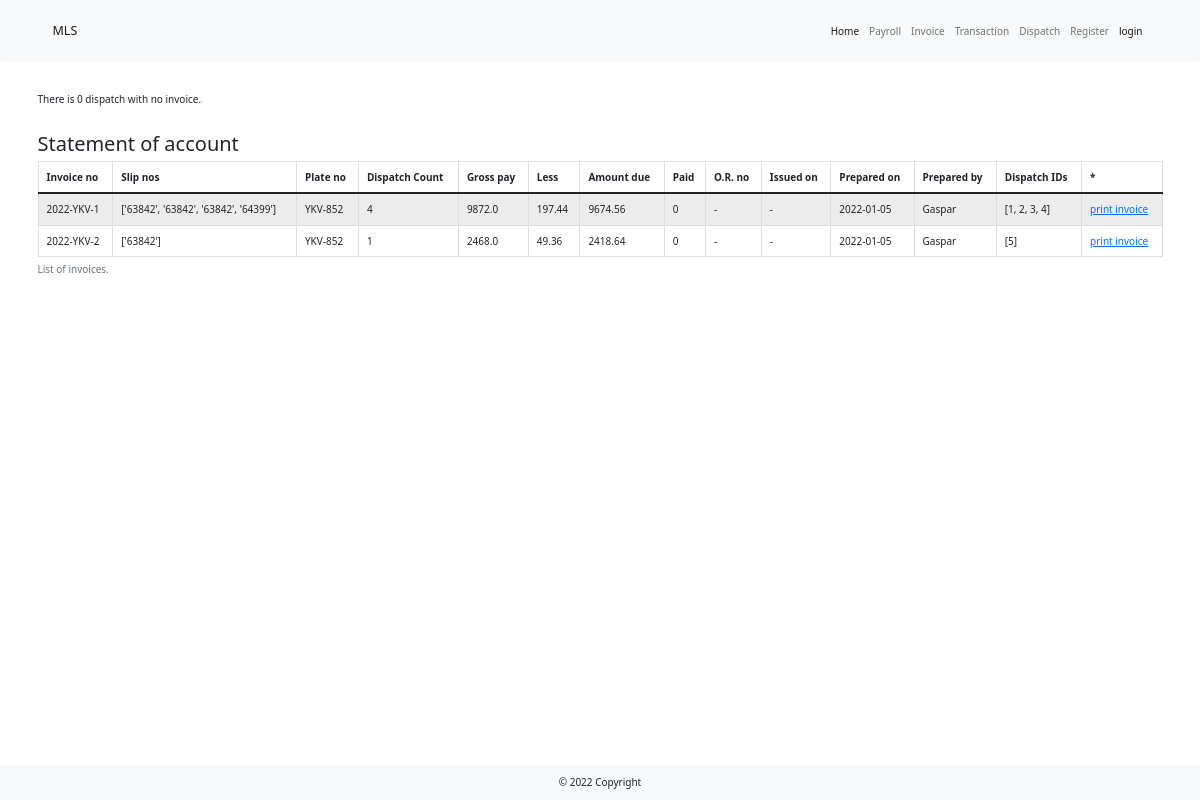
The page /invoice on the database as committed earlier.
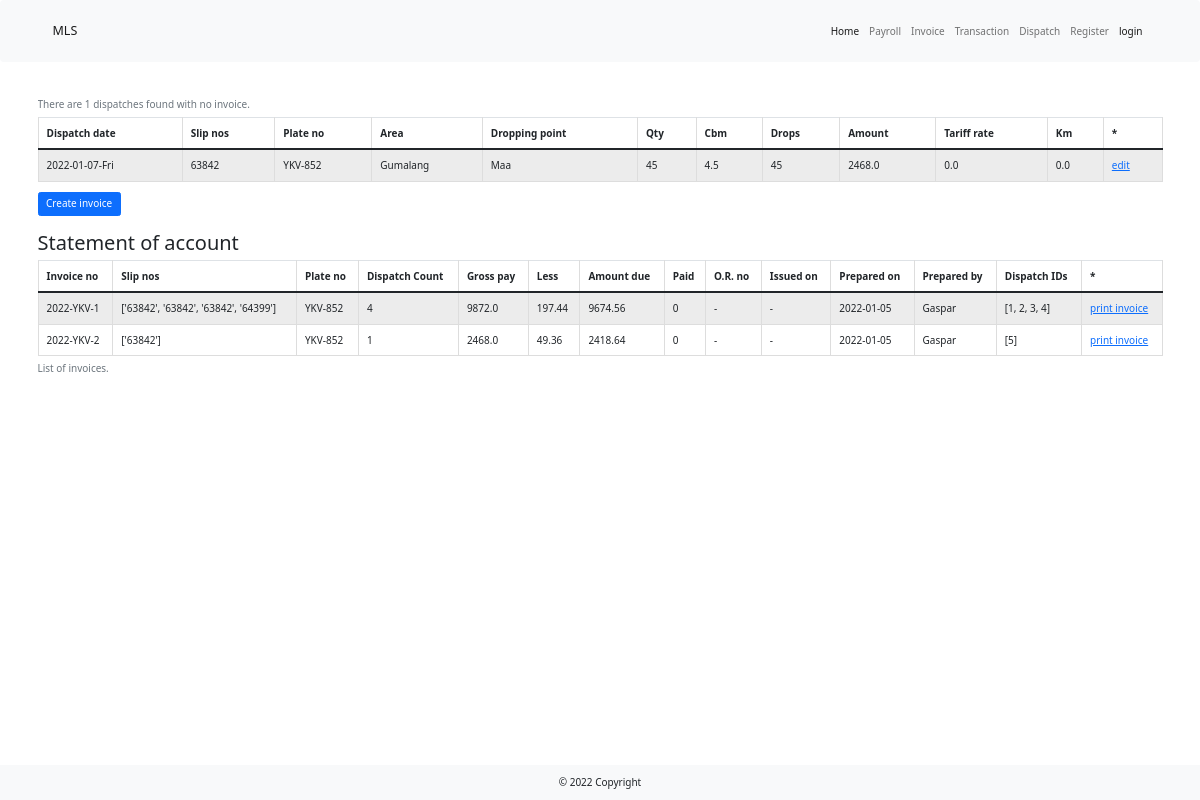
The same page on the database as committed later.
### main.py (models this page shows)
class Invoice(db.Model, UserMixin):
    __tablename__ = 'invoice'
    id = db.Column(db.Integer, primary_key=True, unique=True)
    invoice_series = db.Column(db.Integer)
    invoice_no = db.Column(db.String(100), unique=True)
    slip_nos = db.Column(db.String)
    plate_no = db.Column(db.String(10))
    dispatch_cnt = db.Column(db.Integer)
    gross_pay = db.Column(db.Float(precision=1))
    less = db.Column(db.Float(precision=1))
    amount_due = db.Column(db.Float(precision=1))
    paid = db.Column(db.String(5))
    or_no = db.Column(db.String(100))
    issued_on = db.Column(db.String(100))
    prepared_date = db.Column(db.String(100))
    prepared_by = db.Column(db.String(100))
    dispatch_ids = db.Column(db.String(200))

class DispatchTable(UserMixin, db.Model):
    __tablename__ = "dispatch"
    id = db.Column(db.Integer, primary_key=True, unique=True)
    dispatch_date = db.Column(db.String(100), nullable=False)
    wd_code = db.Column(db.String(100), nullable=False)
    slip_no = db.Column(db.String(100), nullable=False)
    route = db.Column(db.String(100), nullable=False)
    area = db.Column(db.String(250))
    destination = db.Column(db.String(100))
    odo_start = db.Column(db.Integer)
    odo_end = db.Column(db.Integer)
    km = db.Column(db.Float(precision=1))
    cbm = db.Column(db.Float(precision=1), nullable=False)
    qty = db.Column(db.Integer, nullable=False)
    drops = db.Column(db.Integer, nullable=False)
    std_rate = db.Column(db.Float(precision=1), nullable=False)
    rate = db.Column(db.Float(precision=1), nullable=False)
    plate_no = db.Column(db.String(100), nullable=False)
    driver = db.Column(db.String(100), nullable=False)
    courier = db.Column(db.String(100), nullable=False)
    forwarded_date = db.Column(db.String(100), nullable=False)
    invoice_no = db.Column(db.String(100))
    or_no = db.Column(db.String(100))
    or_amt = db.Column(db.Float(precision=1))
    encoded_on = db.Column(db.String(100), nullable=False)
    encoded_by = db.Column(db.String(100))
    encoder_id = db.Column(db.Integer, db.ForeignKey("users.id"))
    encoder = relationship("UserTable", back_populates="dispatch")

### main.py (the view)
@app.route("/invoice", methods=["Get", "Post"])
def invoice():
    with create_engine('sqlite:///lbc_dispatch.db').connect() as cnx:
        disp_df = pd.read_sql_table(
            table_name="dispatch",
            con=cnx,
        )
    with create_engine('sqlite:///lbc_dispatch.db').connect() as cnx:
        inv_df = pd.read_sql_table(
            table_name="invoice",
            con=cnx,
        )
    inv_cnt = is_found(disp_df["invoice_no"], "-")
    if inv_cnt > 0:
        dispatch_df = disp_df.groupby("invoice_no").get_group("-").sort_values("plate_no", ascending=False)
    else:
        dispatch_df = disp_df.groupby("invoice_no").all()
    return render_template('invoice_data.html', dispatch_df=dispatch_df, invoice_df=inv_df, no_invoice_cnt=inv_cnt, )

### _util.py (called while the page is built)
def is_found(list_to_check, char_to_find):
    cnt = 0
    for item in list_to_check:
        if item == char_to_find:
            cnt += 1
    if cnt > 0:
        return cnt
    else:
        return cnt

### templates/invoice_data.html (shortened to what this page needs)
{% extends 'bootstrap/base.html' %}
{% import "bootstrap/wtf.html" as wtf %}
{% block content %}
    {% include '_header.html' %}
    <div class="container my-5">
        {% if no_invoice_cnt > 0: %}
        <div class="table-responsive">
            <table class="table table-striped table-hover table-bordered table-sm">
                <caption class="caption-top">There are {{ no_invoice_cnt}} dispatches found with no invoice.</caption>
                <thead>
                <tr>
                    <th scope="col">Dispatch date</th>
                    <th scope="col">Slip nos</th>
                    <th scope="col">Plate no</th>
                    <th scope="col">Area</th>
                    <th scope="col">Dropping point</th>
                    <th scope="col">Qty</th>
                    <th scope="col">Cbm</th>
                    <th scope="col">Drops</th>
                    <th scope="col">Amount</th>
                    <th scope="col">Tariff rate</th>
                    <th scope="col">Km</th>
                    <th scope="col">*</th>
                </tr>
                </thead>
                <tbody>
                {% for row in dispatch_df.itertuples(): %}
                <tr>
                    <td>{{ row[2] }}</td>
                    <td>{{ row[4] }}</td>
                    <td>{{ row[16] }}</td>
                    <td>{{ row[6] }}</td>
                    <td>{{ row[7] }}</td>
                    <td>{{ row[12] }}</td>
                    <td>{{ row[11] }}</td>
                    <td>{{ row[13] }}</td>
                    <td>{{ row[15] }}</td>
                    <td>{{ row[14] }}</td>
                    <td>{{ row[10] }}</td>
                <td><a href="{{ url_for('edit_dispatch', dispatch_id=row[1]) }}">edit</a></td>
                </tr>
                {% endfor %}
                </tbody>
            </table>
            <a class="btn btn-primary" href="{{ url_for('add_invoice', dispatch_ids=dispatch_ids) }}">Create invoice</a>
        </div>
        {% else: %}
        <p>There is {{ no_invoice_cnt}} dispatch with no invoice.</p>
        {% endif %}
        <br>
        <h2>Statement of account</h2>
        <div class="table-responsive">
            <table class="table table-striped table-hover table-bordered table-sm">
                <caption>List of invoices.</caption>
                <thead>
                <tr>
                    <th scope="col">Invoice no</th>
                    <th scope="col">Slip nos</th>
                    <th scope="col">Plate no</th>
                    <th scope="col">Dispatch Count</th>
                    <th scope="col">Gross pay</th>
                    <th scope="col">Less</th>
                    <th scope="col">Amount due</th>
                    <th scope="col">Paid</th>
                    <th scope="col">O.R. no</th>
                    <th scope="col">Issued on</th>
                    <th scope="col">Prepared on</th>
                    <th scope="col">Prepared by</th>
                    <th scope="col">Dispatch IDs</th>
                    <th scope="col">*</th>
                </tr>
                </thead>
                <tbody>
                {% for row in invoice_df.itertuples(): %}
                <tr>
                    <td>{{ row[3] }}</td>
                    <td>{{ row[4] }}</td>
                    <td>{{ row[5] }}</td>
                    <td>{{ row[6] }}</td>
                    <td>{{ row[7] }}</td>
                    <td>{{ row[8] }}</td>
                    <td>{{ row[9] }}</td>
                    <td>{{ row[10] }}</td>
                    <td>{{ row[11] }}</td>
                    <td>{{ row[12] }}</td>
                    <td>{{ row[13] }}</td>
                    <td>{{ row[14] }}</td>
                    <td>{{ row[15] }}</td>
                <td><a href="{{ url_for('print_invoice', invoice_id=row[1]) }}">print invoice</a></td>
                </tr>
                {% endfor %}
                </tbody>
            </table>
        </div>
    {% include '_footer.html' %}
    </div>
{% endblock  %}

Rows that differ between the two databases and show on the page:
added DispatchTable: dispatch_date "2022-01-07-Fri", slip_no "63842", plate_no "YKV-852", area "Gumalang", destination "Maa", drops "45", cbm "4.5", row "45", rate "2468.0", row "0.0"
Other text that changed with them:
{{ no_invoice_cnt }}: (not shown) → "1"
{{ no_invoice_cnt }}: "0" → (not shown)
text no longer shown: "There is dispatch with no invoice."
text now shown: "There are dispatches found with no invoice. Dispatch date Slip nos Plate no Area Dropping point Qty Cbm Drops Amount Tariff rate Km * Create invoice"
